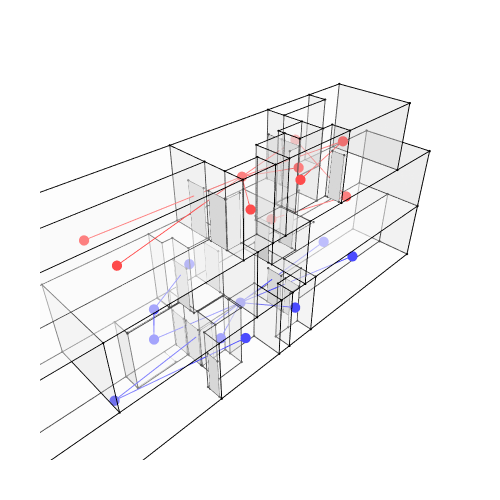

Notebook code cell kept with this figure:
### Markdown cell above
## 5.3. Show the geometry and graph

### Code cell
Topology.Show(access01, access02, ap01, ap02, doors01, doors02,
              vertexSizeKey="size",
              vertexColorKey="color",
              edgeWidthKey="width",
              edgeColorKey="color",
              faceOpacity=0.3,
              width=500,
              height=500,
              backgroundColor="white",
              renderer= renderer)
